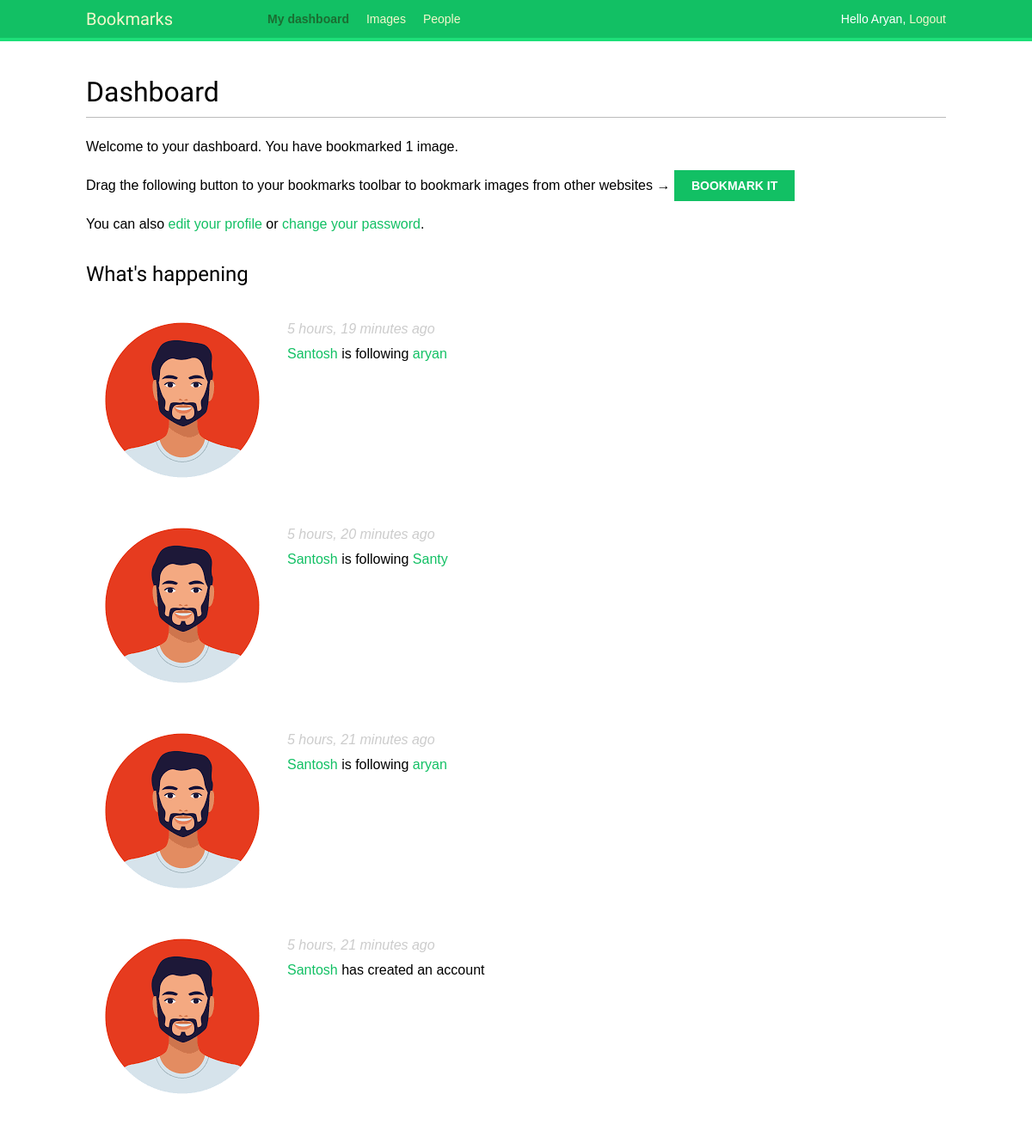
The app's page /account/ (signed in) with its own data.
### actions/models.py (models this page shows)
class Action(models.Model):
    user = models.ForeignKey('auth.User',
                             related_name='actions',
                             on_delete=models.CASCADE)
    verb = models.CharField(max_length=255)
    created = models.DateTimeField(auto_now_add=True)
    target_ct = models.ForeignKey(ContentType,
                                  blank=True,
                                  null=True,
                                  related_name='target_obj',
                                  on_delete=models.CASCADE)
    target_id = models.PositiveIntegerField(null=True,
                                            blank=True)
    target = GenericForeignKey('target_ct', 'target_id')
    class Meta:
        indexes = [
            models.Index(fields=['-created']),
            models.Index(fields=['target_ct', 'target_id']),
        ]
        ordering = ['-created']

### account/views.py (the view)
# urls.py: path('', views.dashboard, name='dashboard'),
@login_required
def dashboard(request):
    actions = Action.objects.exclude(user=request.user)
    following_ids = request.user.following.values_list('id',
                                                       flat=True)
    if following_ids:
        actions = actions.filter(user_id__in=following_ids)
    actions = actions.select_related('user', 'user__profile')\
                     .prefetch_related('target')[:10]
    return render(request,
                  'account/dashboard.html',
                  {'section': 'dashboard',
                   'actions': actions})

### account/templates/account/dashboard.html (shortened to what this page needs)
{% extends "base.html" %}
{% block content %}
  <h1>Dashboard</h1>
  {% with total_images_created=request.user.images_created.count %}
    <p>Welcome to your dashboard. You have bookmarked {{ total_images_created }} image{{ total_images_created|pluralize }}.</p>
  {% endwith %}
  <p>Drag the following button to your bookmarks toolbar to bookmark images from other websites → <a href="javascript:{% include "bookmarklet_launcher.js" %}" class="button">Bookmark it</a></p>
  <p>You can also <a href="{% url "edit" %}">edit your profile</a> or <a href="{% url "password_change" %}">change your password</a>.</p>
  <h2>What's happening</h2>
  <div id="action-list">
    {% for action in actions %}
      {% include "actions/action/detail.html" %}
    {% endfor %}
  </div>
{% endblock %}

### account/templates/base.html (shortened to what this page needs)
{% load static %}
<!DOCTYPE html>
<html>
<head>
  <link href="{% static "css/base.css" %}" rel="stylesheet">
</head>
<body>
  <div id="header">
    <span class="logo">Bookmarks</span>
    {% if request.user.is_authenticated %}
      <ul class="menu">
        <li {% if section == "dashboard" %}class="selected"{% endif %}>
          <a href="{% url "dashboard" %}">My dashboard</a>
        </li>
        <li {% if section == "images" %}class="selected"{% endif %}>
          <a href="{% url "images:list" %}">Images</a>
        </li>
        <li {% if section == "people" %}class="selected"{% endif %}>
          <a href="{% url "user_list" %}">People</a>
        </li>
      </ul>
    {% endif %}
    <span class="user">
      {% if request.user.is_authenticated %}
        Hello {{ request.user.first_name|default:request.user.username }},
        <a href="{% url "logout" %}">Logout</a>
      {% else %}
        <a href="{% url "login" %}">Log-in</a>
      {% endif %}
    </span>
  </div>
  <div id="content">
    {% block content %}
    {% endblock %}
  </div>
</body>
</html>

### actions/templates/actions/action/detail.html (shortened to what this page needs)
{% load thumbnail %}
{% with user=action.user profile=action.user.profile %}
<div class="action">
  <div class="images">
    {% if profile.photo %}
      {% thumbnail user.profile.photo "80x80" crop="100%" as im %}
      <a href="{{ user.get_absolute_url }}">
        <img src="{{ im.url }}" alt="{{ user.get_full_name }}"
         class="item-img">
      </a>
    {% endif %}
  </div>
  <div class="info">
    <p>
      <span class="date">{{ action.created|timesince }} ago</span>
      <br />
      <a href="{{ user.get_absolute_url }}">
        {{ user.first_name }}
      </a>
      {{ action.verb }}
      {% if action.target %}
        {% with target=action.target %}
          <a href="{{ target.get_absolute_url }}">{{ target }}</a>
        {% endwith %}
      {% endif %}
    </p>
  </div>
</div>
{% endwith %}

### account/static/css/base.css (style rules this page uses)
body { margin:0; padding:0; font-family:helvetica, sans-serif; }
p { line-height: 1.8; }
a { color:#12c064; text-decoration:none; }
h1, h2, h3, h4, h5 , h6 { font-family: 'Muli', sans-serif; font-weight:normal; }
h1 { border-bottom:1px solid #bbb; padding:0 0 10px 0; margin:10px 0 20px 0; }
h2 { margin:30px 0 20px; }
#header { padding:10px 100px; font-size:14px; background:#12c064; color:#fff; border-bottom:4px solid #1cdf78; overflow:auto; }
#header .logo { font-family: 'Muli', sans-serif; float:left; color:#f3f7cc; font-size:20px; margin-right:10%; }
#header ul.menu { list-style:none; float:left; margin:0; padding:0; }
#header ul.menu li { float:left; padding:4px 10px; }
#header ul.menu li.selected a, #header ul.menu li.selected a:hover { color:#1b6d32; font-weight:bold; }
#header a { color:#f3f7cc; }
#header .user { float:right; padding-top:4px; }
#content { padding:30px 100px; }
input[type=submit], a.button { font-weight:bold; background:#12c064; color:#fff; padding:10px 20px; font-size:14px; text-transform:uppercase; }
.action { clear:both; overflow:auto; }
.action .images { float:left; margin:0 10px 10px 0; }
.action .date { font-style:italic; color:#ccc; }

### records on screen
Action: created "5 hours, 19 minutes", user.first_name "Santosh", verb "is following", target "aryan"
Action: created "5 hours, 20 minutes", user.first_name "Santosh", verb "is following", target "Santy"
Action: created "5 hours, 21 minutes", user.first_name "Santosh", verb "is following", target "aryan"
Action: created "5 hours, 21 minutes", user.first_name "Santosh", verb "has created an account"

### other values on screen
{{ request.user.first_name|default:request.user.username }} "Aryan"
{{ total_images_created }} "1"
